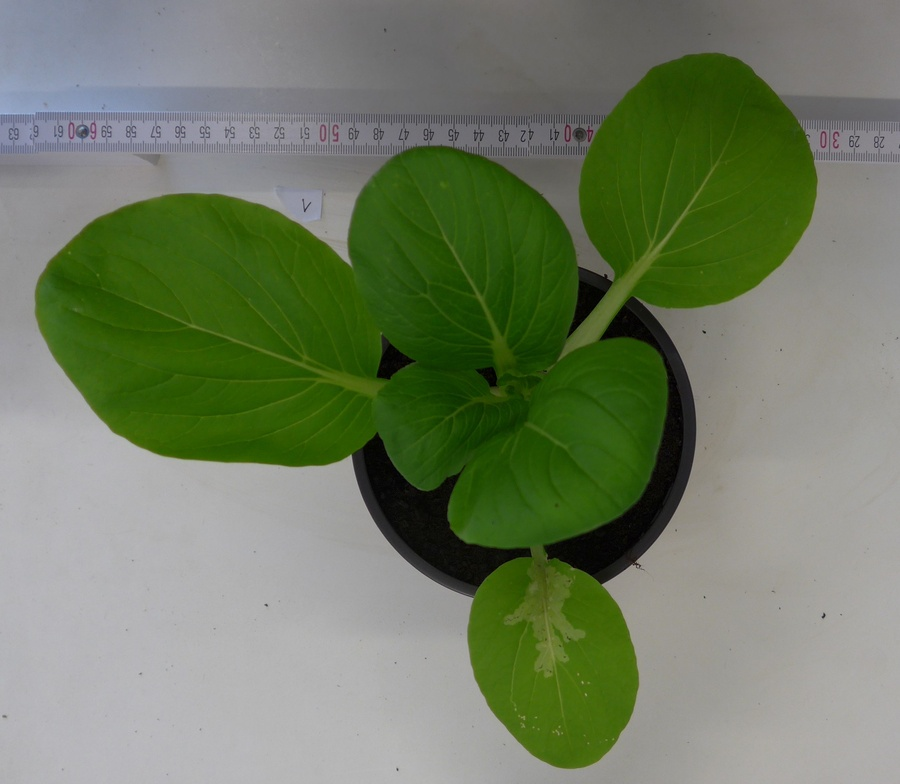
#> input picture images/1_cropped.jpg, 900 x 784 px, shrunk from 2730 x 2380 before the run, found by its file name; its folder holds 7 pictures in this run
$ jupyter execute leaves_areas.ipynb
#> lines starting #> are read from the running program, lines starting #| are printed output that depends on the picture; after the words box and inside, x2 and y2 are one past the last pixel; in counts of white or black regions, pixels touching at a corner belong together
[cell 1]
from skimage import data, color
from matplotlib import pyplot as plt
import numpy as np
from skimage import morphology
from skimage.filters import try_all_threshold
import os


def show_image(image, title='Title', cmap_type = 'gray'):
               plt.imshow(image, cmap = cmap_type)
               plt.title(title)
               plt.axis('off')
               plt.show()

def plot_comparison(original, filtered, title_filtered, size = (8,6)):
    fig, (ax1, ax2) = plt.subplots(ncols = 2, figsize =(size[0],size[1]), sharex = True, sharey = True)

    ax1.imshow(original, cmap = plt.cm.gray)
    ax1.set_title('Original')
    ax1.axis('off')

    ax2.imshow(filtered, cmap =plt.cm.gray)
    ax2.set_title(title_filtered)
    ax2.axis('off')

[cell 2]
idir = "images"
included_extensions = ['jpg','jpeg', 'bmp', 'png', 'gif']
files = [fn for fn in os.listdir(idir)
              if any(fn.endswith(ext) for ext in included_extensions)]

[cell 3]
files

[cell 4]
#Reading the plants images
im1 = plt.imread('images/1_cropped.JPG')
#> im1 is the input picture: shape (784, 900, 3); mean R, G, B 112.7, 124.9, 98.8
im2 = plt.imread('images/2_cropped.JPG')
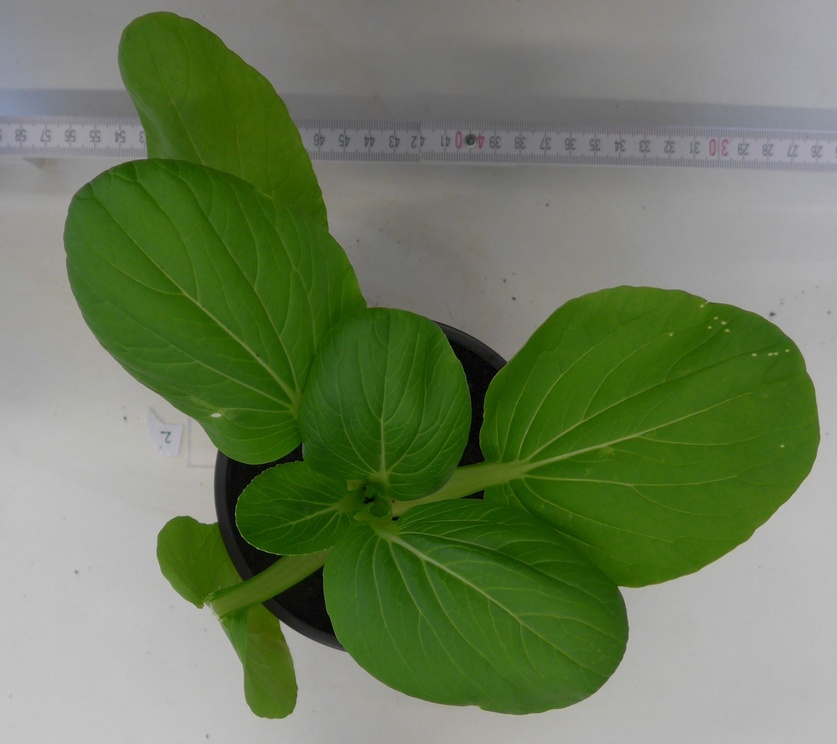
#> input picture images/2_cropped.jpg, 837 x 744 px, shrunk from 2541 x 2257 before the run, found by its file name
#> im2 is the input picture: shape (744, 837, 3); mean R, G, B 109.6, 125.8, 92.6
im3 = plt.imread('images/3_cropped.JPG')
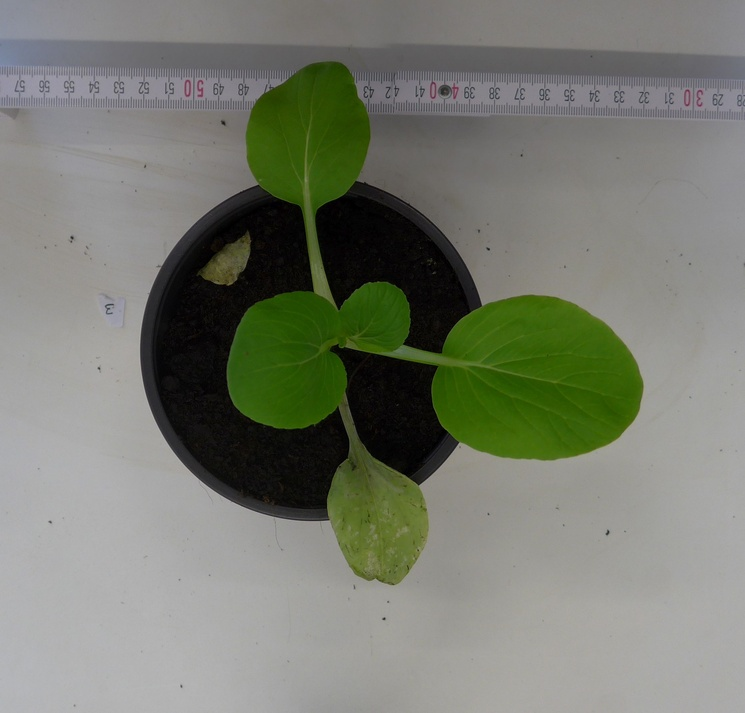
#> input picture images/3_cropped.jpg, 745 x 713 px, shrunk from 2260 x 2165 before the run, found by its file name
#> im3 is the input picture: shape (713, 745, 3); mean R, G, B 120, 123.6, 112

[cell 5]
show_image(im1, 'gray', 'gray')

[cell 6]
im1_red = im1[:,:,0]
plt.hist(im1_red.ravel(), bins = 256) #The ravel method will flatten the image to an array
plt.show()
#> figure, not shown here; tallest bar 19428 high, from x = 180.9 to 181.6
show_image(im1_red, 'Red channel')

[cell 7]
#Let's try to segment the leaves using the red channel
red_thresh = (im1_red < 75) & (im1_red > 25)
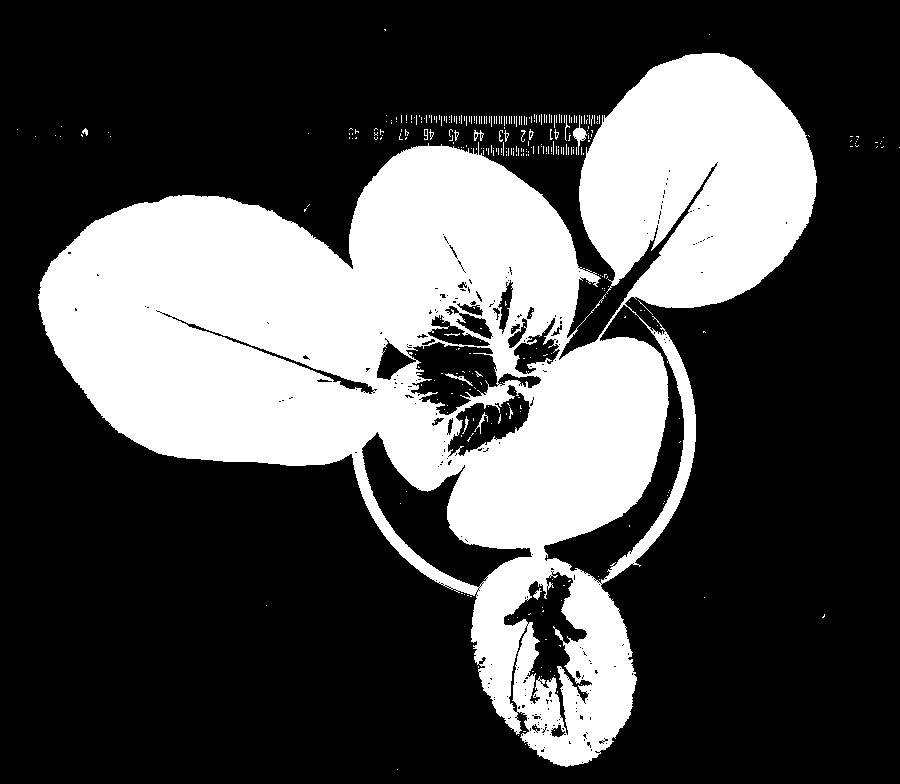
#> red_thresh: shape (784, 900) bool; 31.2% white; 350 white regions (331 under 20 px), largest, box (x1, y1, x2, y2) and area: (38, 53, 817, 767) 218122, (573, 115, 587, 155) 169, (445, 373, 473, 386) 76
show_image(red_thresh)

[cell 8]
im1_green = im1[:,:,1]
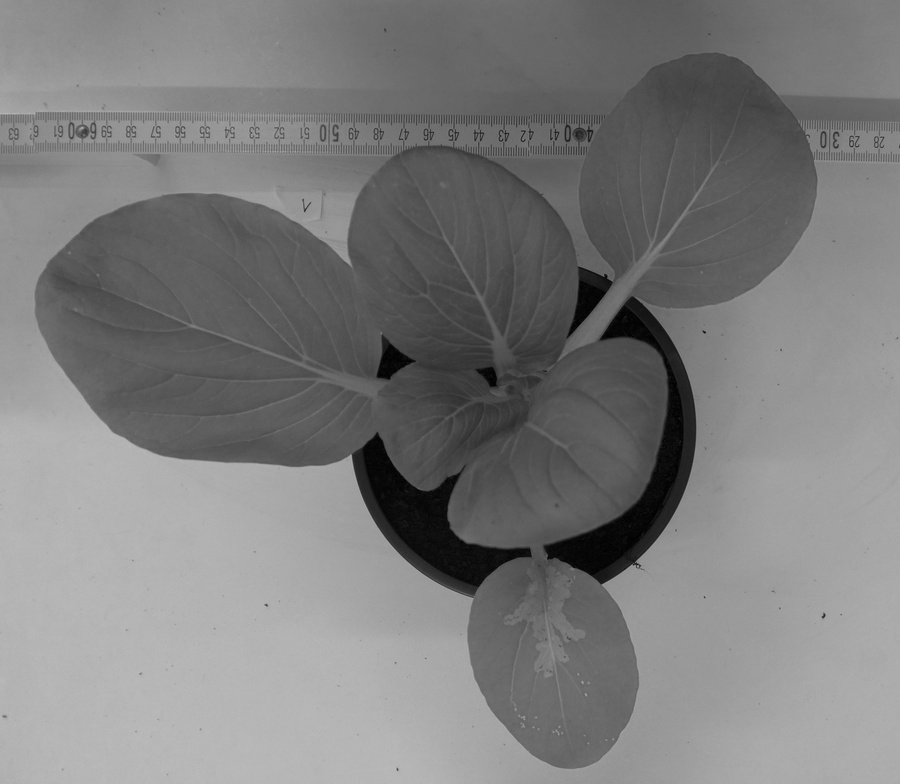
#> im1_green: shape (784, 900); min 0, max 189, mean 124.9
plt.hist(im1_green.ravel(), bins = 256) #The ravel method will flatten the image to an array
plt.show()
#> figure, not shown here; tallest bar 19702 high, from x = 179.4 to 180.1
show_image(im1_green, 'Green channel')

[cell 9]
#Let's try to segment the leaves using the green channel
green_thresh = (im1_green > 50) & (im1_green < 110)
#> green_thresh: shape (784, 900) bool; 39.7% white; 477 white regions (449 under 20 px), largest, box (x1, y1, x2, y2) and area: (35, 0, 900, 768) 277173, (68, 121, 96, 139) 252, (348, 113, 359, 154) 112
show_image(green_thresh)

[cell 10]
im1_blue = im1[:,:,2]
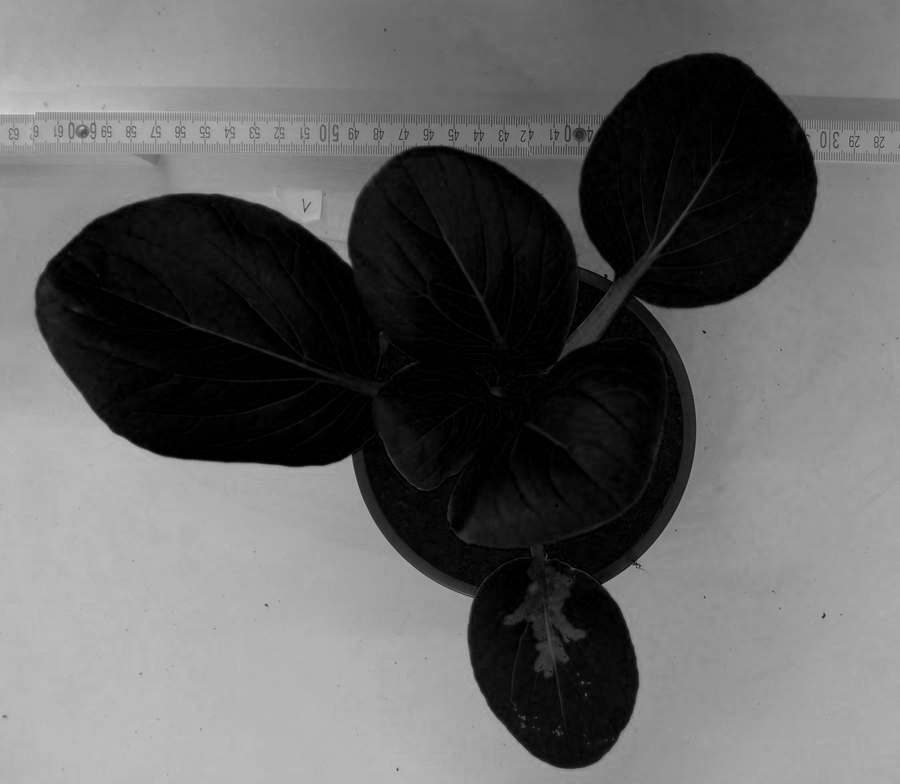
#> im1_blue: shape (784, 900); min 0, max 221, mean 98.8
plt.hist(im1_blue.ravel(), bins = 256) #The ravel method will flatten the image to an array
plt.show()
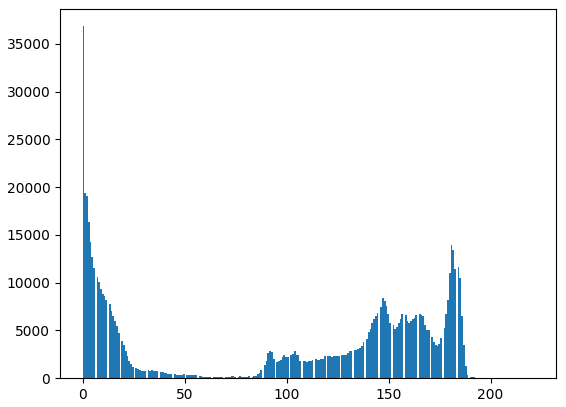
#> figure drawn by matplotlib, 1 panel; tallest bar 36846 high, from x = 0 to 0.863
show_image(im1_blue, 'Blue channel')

[cell 11]
#Let's try to segment the leaves using the blue channel
blue_thresh = im1_blue < 50
#> blue_thresh: shape (784, 900) bool; 36.2% white; 61 white regions (59 under 20 px), largest, box (x1, y1, x2, y2) and area: (36, 53, 817, 768) 255564, (576, 130, 583, 140) 49
show_image(blue_thresh)

[cell 12]
#Let add the three threshold together

general_threshold = (im1_blue < 50) & ((im1_green > 50) & (im1_green < 150)) & ((im1_red > 25) & (im1_red < 150))
#> general_threshold: shape (784, 900) bool; 31.4% white; 90 white regions (84 under 20 px), largest, box (x1, y1, x2, y2) and area: (36, 53, 817, 768) 220981, (445, 373, 473, 386) 76, (474, 412, 488, 434) 61, (462, 416, 469, 434) 36, (444, 333, 460, 336) 23, (509, 407, 513, 419) 22
show_image(general_threshold)

[cell 13]
#Let do some morphological fixing
from skimage.morphology import area_closing

general_threshold_closing = area_closing(general_threshold, area_threshold=5000)
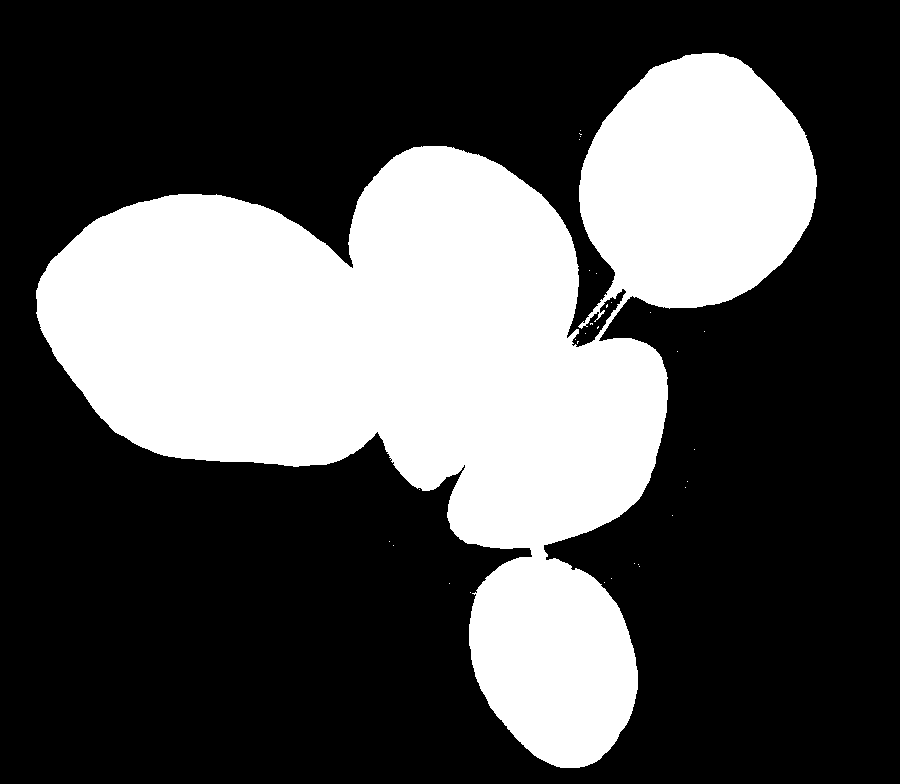
#> general_threshold_closing: shape (784, 900) bool; 33.1% white; 31 white regions (30 under 20 px), largest, box (x1, y1, x2, y2) and area: (36, 53, 817, 768) 233709
show_image(general_threshold_closing)
